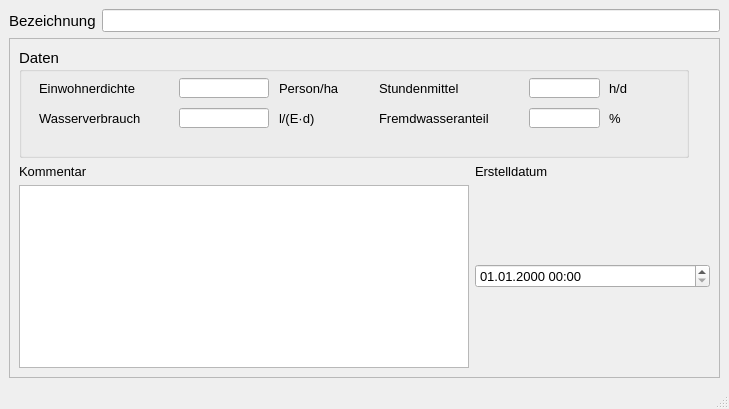
<?xml version="1.0" encoding="UTF-8"?>
<ui version="4.0">
 <class>MainWindow</class>
 <widget class="QMainWindow" name="MainWindow">
  <property name="enabled">
   <bool>true</bool>
  </property>
  <property name="geometry">
   <rect>
    <x>0</x>
    <y>0</y>
    <width>729</width>
    <height>409</height>
   </rect>
  </property>
  <property name="minimumSize">
   <size>
    <width>570</width>
    <height>300</height>
   </size>
  </property>
  <property name="font">
   <font>
    <family>Tahoma</family>
    <pointsize>10</pointsize>
   </font>
  </property>
  <property name="windowTitle">
   <string>Einzugsgebiet</string>
  </property>
  <widget class="QWidget" name="centralwidget">
   <layout class="QVBoxLayout" name="verticalLayout">
    <item>
     <layout class="QHBoxLayout" name="horizontalLayout">
      <item>
       <widget class="QLabel" name="label">
        <property name="font">
         <font>
          <family>Tahoma</family>
          <pointsize>11</pointsize>
         </font>
        </property>
        <property name="text">
         <string>Bezeichnung</string>
        </property>
       </widget>
      </item>
      <item>
       <widget class="QLineEdit" name="tgnam">
        <property name="toolTip">
         <string>&lt;html&gt;&lt;head/&gt;&lt;body&gt;&lt;p&gt;Eindeutige Bezeichnung&lt;/p&gt;&lt;/body&gt;&lt;/html&gt;</string>
        </property>
        <property name="statusTip">
         <string>Eindeutige Bezeichnung</string>
        </property>
       </widget>
      </item>
     </layout>
    </item>
    <item>
     <widget class="QScrollArea" name="scrollArea">
      <property name="widgetResizable">
       <bool>true</bool>
      </property>
      <widget class="QWidget" name="scrollAreaWidgetContents">
       <property name="geometry">
        <rect>
         <x>0</x>
         <y>0</y>
         <width>705</width>
         <height>296</height>
        </rect>
       </property>
       <layout class="QGridLayout" name="gridLayout">
        <item row="0" column="0" colspan="2">
         <widget class="QGroupBox" name="groupBox_3">
          <property name="minimumSize">
           <size>
            <width>670</width>
            <height>110</height>
           </size>
          </property>
          <property name="maximumSize">
           <size>
            <width>670</width>
            <height>110</height>
           </size>
          </property>
          <property name="font">
           <font>
            <family>Tahoma</family>
            <pointsize>11</pointsize>
           </font>
          </property>
          <property name="title">
           <string>Daten</string>
          </property>
          <widget class="QLineEdit" name="fremdwas">
           <property name="geometry">
            <rect>
             <x>510</x>
             <y>60</y>
             <width>71</width>
             <height>20</height>
            </rect>
           </property>
           <property name="font">
            <font>
             <family>Tahoma</family>
             <pointsize>10</pointsize>
            </font>
           </property>
           <property name="toolTip">
            <string>&lt;html&gt;&lt;head/&gt;&lt;body&gt;&lt;p&gt;Zuschlag des Fremdwassers in Prozent des Schmutzwassers&lt;/p&gt;&lt;/body&gt;&lt;/html&gt;</string>
           </property>
           <property name="statusTip">
            <string>Zuschlag des Fremdwassers in Prozent des Schmutzwassers</string>
           </property>
          </widget>
          <widget class="QLabel" name="label_5">
           <property name="geometry">
            <rect>
             <x>20</x>
             <y>60</y>
             <width>141</width>
             <height>21</height>
            </rect>
           </property>
           <property name="font">
            <font>
             <family>Tahoma</family>
             <pointsize>10</pointsize>
            </font>
           </property>
           <property name="text">
            <string>Wasserverbrauch</string>
           </property>
          </widget>
          <widget class="QLabel" name="label_3">
           <property name="geometry">
            <rect>
             <x>20</x>
             <y>30</y>
             <width>141</width>
             <height>21</height>
            </rect>
           </property>
           <property name="font">
            <font>
             <family>Tahoma</family>
             <pointsize>10</pointsize>
            </font>
           </property>
           <property name="text">
            <string>Einwohnerdichte</string>
           </property>
          </widget>
          <widget class="QLabel" name="label_11">
           <property name="geometry">
            <rect>
             <x>590</x>
             <y>30</y>
             <width>41</width>
             <height>21</height>
            </rect>
           </property>
           <property name="font">
            <font>
             <family>Tahoma</family>
             <pointsize>10</pointsize>
            </font>
           </property>
           <property name="text">
            <string>h/d</string>
           </property>
          </widget>
          <widget class="QLineEdit" name="ewdichte">
           <property name="geometry">
            <rect>
             <x>160</x>
             <y>30</y>
             <width>90</width>
             <height>20</height>
            </rect>
           </property>
           <property name="font">
            <font>
             <family>Tahoma</family>
             <pointsize>10</pointsize>
            </font>
           </property>
           <property name="toolTip">
            <string>&lt;html&gt;&lt;head/&gt;&lt;body&gt;&lt;p&gt;Einwohnerdichte (zur Berechnung des häuslichen Schmutzwasseranfalls)&lt;/p&gt;&lt;/body&gt;&lt;/html&gt;</string>
           </property>
           <property name="statusTip">
            <string>Einwohnerdichte (zur Berechnung des häuslichen Schmutzwasseranfalls)</string>
           </property>
          </widget>
          <widget class="QLabel" name="label_8">
           <property name="geometry">
            <rect>
             <x>260</x>
             <y>30</y>
             <width>91</width>
             <height>21</height>
            </rect>
           </property>
           <property name="font">
            <font>
             <family>Tahoma</family>
             <pointsize>10</pointsize>
            </font>
           </property>
           <property name="text">
            <string>Person/ha</string>
           </property>
          </widget>
          <widget class="QLabel" name="label_6">
           <property name="geometry">
            <rect>
             <x>360</x>
             <y>30</y>
             <width>90</width>
             <height>20</height>
            </rect>
           </property>
           <property name="font">
            <font>
             <family>Tahoma</family>
             <pointsize>10</pointsize>
            </font>
           </property>
           <property name="text">
            <string>Stundenmittel</string>
           </property>
          </widget>
          <widget class="QLabel" name="label_20">
           <property name="geometry">
            <rect>
             <x>360</x>
             <y>60</y>
             <width>151</width>
             <height>20</height>
            </rect>
           </property>
           <property name="font">
            <font>
             <family>Tahoma</family>
             <pointsize>10</pointsize>
            </font>
           </property>
           <property name="text">
            <string>Fremdwasseranteil</string>
           </property>
          </widget>
          <widget class="QLabel" name="label_10">
           <property name="geometry">
            <rect>
             <x>260</x>
             <y>60</y>
             <width>61</width>
             <height>21</height>
            </rect>
           </property>
           <property name="font">
            <font>
             <family>Tahoma</family>
             <pointsize>10</pointsize>
            </font>
           </property>
           <property name="text">
            <string>l/(E·d)</string>
           </property>
          </widget>
          <widget class="QLabel" name="label_9">
           <property name="geometry">
            <rect>
             <x>590</x>
             <y>60</y>
             <width>41</width>
             <height>21</height>
            </rect>
           </property>
           <property name="font">
            <font>
             <family>Tahoma</family>
             <pointsize>10</pointsize>
            </font>
           </property>
           <property name="text">
            <string>%</string>
           </property>
          </widget>
          <widget class="QLineEdit" name="stdmittel">
           <property name="geometry">
            <rect>
             <x>510</x>
             <y>30</y>
             <width>71</width>
             <height>20</height>
            </rect>
           </property>
           <property name="font">
            <font>
             <family>Tahoma</family>
             <pointsize>10</pointsize>
            </font>
           </property>
           <property name="toolTip">
            <string>&lt;html&gt;&lt;head/&gt;&lt;body&gt;&lt;p&gt;Anzahl der Stunden pro Tag, an denen der Wasserverbrauch anfällt&lt;/p&gt;&lt;/body&gt;&lt;/html&gt;</string>
           </property>
           <property name="statusTip">
            <string>Anzahl der Stunden pro Tag, an denen der Wasserverbrauch anfällt</string>
           </property>
          </widget>
          <widget class="QLineEdit" name="wverbrauch">
           <property name="geometry">
            <rect>
             <x>160</x>
             <y>60</y>
             <width>90</width>
             <height>20</height>
            </rect>
           </property>
           <property name="font">
            <font>
             <family>Tahoma</family>
             <pointsize>10</pointsize>
            </font>
           </property>
           <property name="toolTip">
            <string>&lt;html&gt;&lt;head/&gt;&lt;body&gt;&lt;p&gt;Wassermenge pro Einwohner und Tag&lt;/p&gt;&lt;/body&gt;&lt;/html&gt;</string>
           </property>
           <property name="statusTip">
            <string>Wassermenge pro Einwohner und Tag</string>
           </property>
          </widget>
         </widget>
        </item>
        <item row="1" column="0">
         <widget class="QLabel" name="label_14">
          <property name="text">
           <string>Kommentar</string>
          </property>
         </widget>
        </item>
        <item row="1" column="1">
         <widget class="QLabel" name="label_70">
          <property name="text">
           <string>Erstelldatum</string>
          </property>
         </widget>
        </item>
        <item row="2" column="0">
         <widget class="QTextEdit" name="kommentar">
          <property name="minimumSize">
           <size>
            <width>450</width>
            <height>0</height>
           </size>
          </property>
          <property name="maximumSize">
           <size>
            <width>450</width>
            <height>16777215</height>
           </size>
          </property>
          <property name="toolTip">
           <string>&lt;html&gt;&lt;head/&gt;&lt;body&gt;&lt;p&gt;Platz für zusätzliche Kommentare.&lt;/p&gt;&lt;/body&gt;&lt;/html&gt;</string>
          </property>
          <property name="statusTip">
           <string>Platz für zusätzliche Kommentare.</string>
          </property>
         </widget>
        </item>
        <item row="2" column="1">
         <widget class="QgsDateTimeEdit" name="createdat">
          <property name="currentSection">
           <enum>QDateTimeEdit::DaySection</enum>
          </property>
          <property name="displayFormat">
           <string>dd.MM.yyyy HH:mm</string>
          </property>
         </widget>
        </item>
       </layout>
      </widget>
     </widget>
    </item>
   </layout>
  </widget>
  <widget class="QMenuBar" name="menubar">
   <property name="geometry">
    <rect>
     <x>0</x>
     <y>0</y>
     <width>729</width>
     <height>27</height>
    </rect>
   </property>
  </widget>
  <widget class="QStatusBar" name="statusbar"/>
 </widget>
 <customwidgets>
  <customwidget>
   <class>QgsDateTimeEdit</class>
   <extends>QDateTimeEdit</extends>
   <header>qgsdatetimeedit.h</header>
  </customwidget>
 </customwidgets>
 <tabstops>
  <tabstop>tgnam</tabstop>
  <tabstop>ewdichte</tabstop>
  <tabstop>wverbrauch</tabstop>
  <tabstop>stdmittel</tabstop>
  <tabstop>fremdwas</tabstop>
  <tabstop>kommentar</tabstop>
 </tabstops>
 <resources/>
 <connections/>
</ui>
